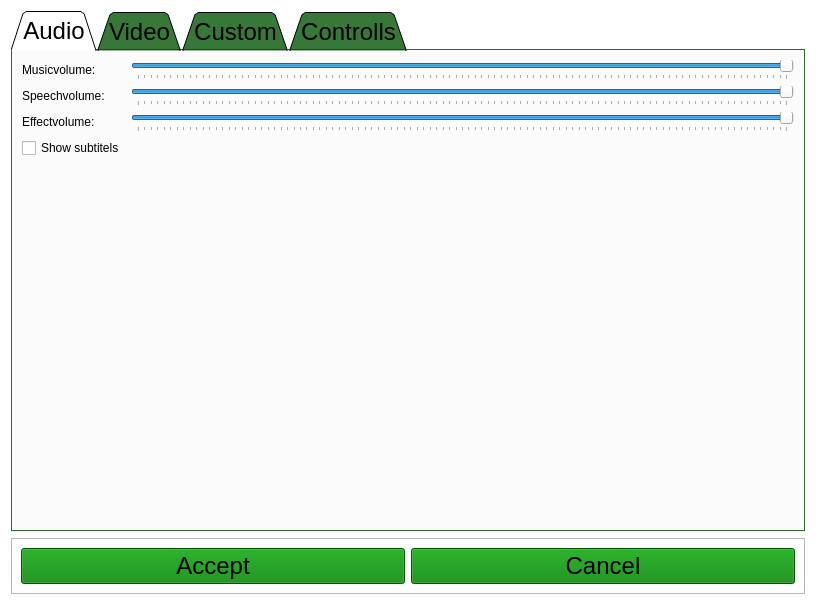
<?xml version="1.0" encoding="UTF-8"?>
<ui version="4.0">
 <class>OptionsMenu</class>
 <widget class="QWidget" name="OptionsMenu">
  <property name="geometry">
   <rect>
    <x>0</x>
    <y>0</y>
    <width>816</width>
    <height>605</height>
   </rect>
  </property>
  <property name="palette">
   <palette>
    <active>
     <colorrole role="Base">
      <brush brushstyle="SolidPattern">
       <color alpha="255">
        <red>255</red>
        <green>255</green>
        <blue>255</blue>
       </color>
      </brush>
     </colorrole>
     <colorrole role="Window">
      <brush brushstyle="SolidPattern">
       <color alpha="0">
        <red>0</red>
        <green>85</green>
        <blue>0</blue>
       </color>
      </brush>
     </colorrole>
    </active>
    <inactive>
     <colorrole role="Base">
      <brush brushstyle="SolidPattern">
       <color alpha="255">
        <red>255</red>
        <green>255</green>
        <blue>255</blue>
       </color>
      </brush>
     </colorrole>
     <colorrole role="Window">
      <brush brushstyle="SolidPattern">
       <color alpha="0">
        <red>0</red>
        <green>85</green>
        <blue>0</blue>
       </color>
      </brush>
     </colorrole>
    </inactive>
    <disabled>
     <colorrole role="Base">
      <brush brushstyle="SolidPattern">
       <color alpha="0">
        <red>0</red>
        <green>85</green>
        <blue>0</blue>
       </color>
      </brush>
     </colorrole>
     <colorrole role="Window">
      <brush brushstyle="SolidPattern">
       <color alpha="0">
        <red>0</red>
        <green>85</green>
        <blue>0</blue>
       </color>
      </brush>
     </colorrole>
    </disabled>
   </palette>
  </property>
  <property name="windowTitle">
   <string>Form</string>
  </property>
  <property name="styleSheet">
   <string notr="true">QPushButton {
	background-color: green;
}</string>
  </property>
  <layout class="QVBoxLayout" name="verticalLayout_2">
   <item>
    <widget class="QTabWidget" name="tabWidget">
     <property name="palette">
      <palette>
       <active>
        <colorrole role="Base">
         <brush brushstyle="SolidPattern">
          <color alpha="255">
           <red>0</red>
           <green>170</green>
           <blue>0</blue>
          </color>
         </brush>
        </colorrole>
        <colorrole role="Window">
         <brush brushstyle="SolidPattern">
          <color alpha="200">
           <red>0</red>
           <green>81</green>
           <blue>0</blue>
          </color>
         </brush>
        </colorrole>
        <colorrole role="HighlightedText">
         <brush brushstyle="SolidPattern">
          <color alpha="255">
           <red>255</red>
           <green>255</green>
           <blue>255</blue>
          </color>
         </brush>
        </colorrole>
       </active>
       <inactive>
        <colorrole role="Base">
         <brush brushstyle="SolidPattern">
          <color alpha="255">
           <red>0</red>
           <green>170</green>
           <blue>0</blue>
          </color>
         </brush>
        </colorrole>
        <colorrole role="Window">
         <brush brushstyle="SolidPattern">
          <color alpha="200">
           <red>0</red>
           <green>81</green>
           <blue>0</blue>
          </color>
         </brush>
        </colorrole>
        <colorrole role="HighlightedText">
         <brush brushstyle="SolidPattern">
          <color alpha="255">
           <red>255</red>
           <green>255</green>
           <blue>255</blue>
          </color>
         </brush>
        </colorrole>
       </inactive>
       <disabled>
        <colorrole role="Base">
         <brush brushstyle="SolidPattern">
          <color alpha="200">
           <red>0</red>
           <green>81</green>
           <blue>0</blue>
          </color>
         </brush>
        </colorrole>
        <colorrole role="Window">
         <brush brushstyle="SolidPattern">
          <color alpha="200">
           <red>0</red>
           <green>81</green>
           <blue>0</blue>
          </color>
         </brush>
        </colorrole>
        <colorrole role="HighlightedText">
         <brush brushstyle="SolidPattern">
          <color alpha="255">
           <red>255</red>
           <green>255</green>
           <blue>255</blue>
          </color>
         </brush>
        </colorrole>
       </disabled>
      </palette>
     </property>
     <property name="font">
      <font>
       <family>Segoe UI</family>
       <pointsize>18</pointsize>
      </font>
     </property>
     <property name="tabPosition">
      <enum>QTabWidget::North</enum>
     </property>
     <property name="tabShape">
      <enum>QTabWidget::Triangular</enum>
     </property>
     <property name="currentIndex">
      <number>0</number>
     </property>
     <property name="iconSize">
      <size>
       <width>16</width>
       <height>16</height>
      </size>
     </property>
     <widget class="QWidget" name="audioWidget">
      <property name="palette">
       <palette>
        <active>
         <colorrole role="Base">
          <brush brushstyle="SolidPattern">
           <color alpha="255">
            <red>0</red>
            <green>170</green>
            <blue>0</blue>
           </color>
          </brush>
         </colorrole>
         <colorrole role="Window">
          <brush brushstyle="SolidPattern">
           <color alpha="200">
            <red>0</red>
            <green>85</green>
            <blue>0</blue>
           </color>
          </brush>
         </colorrole>
        </active>
        <inactive>
         <colorrole role="Base">
          <brush brushstyle="SolidPattern">
           <color alpha="255">
            <red>0</red>
            <green>170</green>
            <blue>0</blue>
           </color>
          </brush>
         </colorrole>
         <colorrole role="Window">
          <brush brushstyle="SolidPattern">
           <color alpha="200">
            <red>0</red>
            <green>85</green>
            <blue>0</blue>
           </color>
          </brush>
         </colorrole>
        </inactive>
        <disabled>
         <colorrole role="Base">
          <brush brushstyle="SolidPattern">
           <color alpha="200">
            <red>0</red>
            <green>85</green>
            <blue>0</blue>
           </color>
          </brush>
         </colorrole>
         <colorrole role="Window">
          <brush brushstyle="SolidPattern">
           <color alpha="200">
            <red>0</red>
            <green>85</green>
            <blue>0</blue>
           </color>
          </brush>
         </colorrole>
        </disabled>
       </palette>
      </property>
      <attribute name="title">
       <string>Audio</string>
      </attribute>
      <layout class="QFormLayout" name="formLayout">
       <item row="0" column="0">
        <widget class="QLabel" name="label">
         <property name="text">
          <string>Musicvolume:</string>
         </property>
        </widget>
       </item>
       <item row="0" column="1">
        <widget class="QSlider" name="horizontalSlider">
         <property name="maximum">
          <number>100</number>
         </property>
         <property name="value">
          <number>100</number>
         </property>
         <property name="orientation">
          <enum>Qt::Horizontal</enum>
         </property>
         <property name="tickPosition">
          <enum>QSlider::TicksBelow</enum>
         </property>
        </widget>
       </item>
       <item row="1" column="0">
        <widget class="QLabel" name="label_2">
         <property name="text">
          <string>Speechvolume:</string>
         </property>
        </widget>
       </item>
       <item row="2" column="0">
        <widget class="QLabel" name="label_3">
         <property name="text">
          <string>Effectvolume:</string>
         </property>
        </widget>
       </item>
       <item row="1" column="1">
        <widget class="QSlider" name="horizontalSlider_2">
         <property name="maximum">
          <number>100</number>
         </property>
         <property name="value">
          <number>100</number>
         </property>
         <property name="orientation">
          <enum>Qt::Horizontal</enum>
         </property>
         <property name="tickPosition">
          <enum>QSlider::TicksBelow</enum>
         </property>
        </widget>
       </item>
       <item row="2" column="1">
        <widget class="QSlider" name="horizontalSlider_3">
         <property name="maximum">
          <number>100</number>
         </property>
         <property name="value">
          <number>100</number>
         </property>
         <property name="orientation">
          <enum>Qt::Horizontal</enum>
         </property>
         <property name="invertedControls">
          <bool>false</bool>
         </property>
         <property name="tickPosition">
          <enum>QSlider::TicksBelow</enum>
         </property>
        </widget>
       </item>
       <item row="3" column="0">
        <widget class="QCheckBox" name="checkBox">
         <property name="text">
          <string>Show subtitels</string>
         </property>
        </widget>
       </item>
      </layout>
     </widget>
     <widget class="QWidget" name="videoWidget">
      <attribute name="title">
       <string>Video</string>
      </attribute>
     </widget>
     <widget class="QWidget" name="customWidget">
      <attribute name="title">
       <string>Custom</string>
      </attribute>
      <layout class="QVBoxLayout" name="verticalLayout">
       <item>
        <widget class="QCheckBox" name="checkBox_2">
         <property name="text">
          <string>Skip intros</string>
         </property>
        </widget>
       </item>
       <item>
        <spacer name="verticalSpacer">
         <property name="orientation">
          <enum>Qt::Vertical</enum>
         </property>
         <property name="sizeHint" stdset="0">
          <size>
           <width>20</width>
           <height>40</height>
          </size>
         </property>
        </spacer>
       </item>
      </layout>
     </widget>
     <widget class="QWidget" name="controllsWidget">
      <attribute name="title">
       <string>Controlls</string>
      </attribute>
     </widget>
    </widget>
   </item>
   <item>
    <widget class="QFrame" name="frame">
     <property name="frameShape">
      <enum>QFrame::StyledPanel</enum>
     </property>
     <property name="frameShadow">
      <enum>QFrame::Raised</enum>
     </property>
     <layout class="QGridLayout" name="gridLayout">
      <item row="0" column="0">
       <widget class="QPushButton" name="okButton">
        <property name="sizePolicy">
         <sizepolicy hsizetype="Preferred" vsizetype="Preferred">
          <horstretch>0</horstretch>
          <verstretch>0</verstretch>
         </sizepolicy>
        </property>
        <property name="palette">
         <palette>
          <active>
           <colorrole role="Button">
            <brush brushstyle="SolidPattern">
             <color alpha="255">
              <red>0</red>
              <green>128</green>
              <blue>0</blue>
             </color>
            </brush>
           </colorrole>
           <colorrole role="Base">
            <brush brushstyle="SolidPattern">
             <color alpha="255">
              <red>0</red>
              <green>128</green>
              <blue>0</blue>
             </color>
            </brush>
           </colorrole>
           <colorrole role="Window">
            <brush brushstyle="SolidPattern">
             <color alpha="255">
              <red>0</red>
              <green>128</green>
              <blue>0</blue>
             </color>
            </brush>
           </colorrole>
          </active>
          <inactive>
           <colorrole role="Button">
            <brush brushstyle="SolidPattern">
             <color alpha="255">
              <red>0</red>
              <green>128</green>
              <blue>0</blue>
             </color>
            </brush>
           </colorrole>
           <colorrole role="Base">
            <brush brushstyle="SolidPattern">
             <color alpha="255">
              <red>0</red>
              <green>128</green>
              <blue>0</blue>
             </color>
            </brush>
           </colorrole>
           <colorrole role="Window">
            <brush brushstyle="SolidPattern">
             <color alpha="255">
              <red>0</red>
              <green>128</green>
              <blue>0</blue>
             </color>
            </brush>
           </colorrole>
          </inactive>
          <disabled>
           <colorrole role="Button">
            <brush brushstyle="SolidPattern">
             <color alpha="255">
              <red>0</red>
              <green>128</green>
              <blue>0</blue>
             </color>
            </brush>
           </colorrole>
           <colorrole role="Base">
            <brush brushstyle="SolidPattern">
             <color alpha="255">
              <red>0</red>
              <green>128</green>
              <blue>0</blue>
             </color>
            </brush>
           </colorrole>
           <colorrole role="Window">
            <brush brushstyle="SolidPattern">
             <color alpha="255">
              <red>0</red>
              <green>128</green>
              <blue>0</blue>
             </color>
            </brush>
           </colorrole>
          </disabled>
         </palette>
        </property>
        <property name="font">
         <font>
          <family>Segoe UI</family>
          <pointsize>18</pointsize>
         </font>
        </property>
        <property name="text">
         <string>Accept</string>
        </property>
       </widget>
      </item>
      <item row="0" column="1">
       <widget class="QPushButton" name="cancelButton">
        <property name="sizePolicy">
         <sizepolicy hsizetype="Preferred" vsizetype="Preferred">
          <horstretch>0</horstretch>
          <verstretch>0</verstretch>
         </sizepolicy>
        </property>
        <property name="palette">
         <palette>
          <active>
           <colorrole role="WindowText">
            <brush brushstyle="SolidPattern">
             <color alpha="255">
              <red>0</red>
              <green>0</green>
              <blue>0</blue>
             </color>
            </brush>
           </colorrole>
           <colorrole role="Button">
            <brush brushstyle="SolidPattern">
             <color alpha="255">
              <red>0</red>
              <green>128</green>
              <blue>0</blue>
             </color>
            </brush>
           </colorrole>
           <colorrole role="Light">
            <brush brushstyle="SolidPattern">
             <color alpha="200">
              <red>0</red>
              <green>85</green>
              <blue>0</blue>
             </color>
            </brush>
           </colorrole>
           <colorrole role="Midlight">
            <brush brushstyle="SolidPattern">
             <color alpha="200">
              <red>0</red>
              <green>85</green>
              <blue>0</blue>
             </color>
            </brush>
           </colorrole>
           <colorrole role="Dark">
            <brush brushstyle="SolidPattern">
             <color alpha="200">
              <red>0</red>
              <green>85</green>
              <blue>0</blue>
             </color>
            </brush>
           </colorrole>
           <colorrole role="Mid">
            <brush brushstyle="SolidPattern">
             <color alpha="200">
              <red>0</red>
              <green>85</green>
              <blue>0</blue>
             </color>
            </brush>
           </colorrole>
           <colorrole role="Text">
            <brush brushstyle="SolidPattern">
             <color alpha="255">
              <red>0</red>
              <green>0</green>
              <blue>0</blue>
             </color>
            </brush>
           </colorrole>
           <colorrole role="BrightText">
            <brush brushstyle="SolidPattern">
             <color alpha="200">
              <red>0</red>
              <green>85</green>
              <blue>0</blue>
             </color>
            </brush>
           </colorrole>
           <colorrole role="ButtonText">
            <brush brushstyle="SolidPattern">
             <color alpha="255">
              <red>0</red>
              <green>0</green>
              <blue>0</blue>
             </color>
            </brush>
           </colorrole>
           <colorrole role="Base">
            <brush brushstyle="SolidPattern">
             <color alpha="255">
              <red>0</red>
              <green>128</green>
              <blue>0</blue>
             </color>
            </brush>
           </colorrole>
           <colorrole role="Window">
            <brush brushstyle="SolidPattern">
             <color alpha="255">
              <red>0</red>
              <green>128</green>
              <blue>0</blue>
             </color>
            </brush>
           </colorrole>
           <colorrole role="HighlightedText">
            <brush brushstyle="SolidPattern">
             <color alpha="200">
              <red>0</red>
              <green>85</green>
              <blue>0</blue>
             </color>
            </brush>
           </colorrole>
           <colorrole role="AlternateBase">
            <brush brushstyle="SolidPattern">
             <color alpha="200">
              <red>0</red>
              <green>85</green>
              <blue>0</blue>
             </color>
            </brush>
           </colorrole>
           <colorrole role="NoRole">
            <brush brushstyle="SolidPattern">
             <color alpha="200">
              <red>0</red>
              <green>85</green>
              <blue>0</blue>
             </color>
            </brush>
           </colorrole>
           <colorrole role="ToolTipBase">
            <brush brushstyle="SolidPattern">
             <color alpha="200">
              <red>0</red>
              <green>85</green>
              <blue>0</blue>
             </color>
            </brush>
           </colorrole>
          </active>
          <inactive>
           <colorrole role="WindowText">
            <brush brushstyle="SolidPattern">
             <color alpha="255">
              <red>0</red>
              <green>0</green>
              <blue>0</blue>
             </color>
            </brush>
           </colorrole>
           <colorrole role="Button">
            <brush brushstyle="SolidPattern">
             <color alpha="255">
              <red>0</red>
              <green>128</green>
              <blue>0</blue>
             </color>
            </brush>
           </colorrole>
           <colorrole role="Light">
            <brush brushstyle="SolidPattern">
             <color alpha="200">
              <red>0</red>
              <green>85</green>
              <blue>0</blue>
             </color>
            </brush>
           </colorrole>
           <colorrole role="Midlight">
            <brush brushstyle="SolidPattern">
             <color alpha="200">
              <red>0</red>
              <green>85</green>
              <blue>0</blue>
             </color>
            </brush>
           </colorrole>
           <colorrole role="Dark">
            <brush brushstyle="SolidPattern">
             <color alpha="200">
              <red>0</red>
              <green>85</green>
              <blue>0</blue>
             </color>
            </brush>
           </colorrole>
           <colorrole role="Mid">
            <brush brushstyle="SolidPattern">
             <color alpha="200">
              <red>0</red>
              <green>85</green>
              <blue>0</blue>
             </color>
            </brush>
           </colorrole>
           <colorrole role="Text">
            <brush brushstyle="SolidPattern">
             <color alpha="255">
              <red>0</red>
              <green>0</green>
              <blue>0</blue>
             </color>
            </brush>
           </colorrole>
           <colorrole role="BrightText">
            <brush brushstyle="SolidPattern">
             <color alpha="200">
              <red>0</red>
              <green>85</green>
              <blue>0</blue>
             </color>
            </brush>
           </colorrole>
           <colorrole role="ButtonText">
            <brush brushstyle="SolidPattern">
             <color alpha="255">
              <red>0</red>
              <green>0</green>
              <blue>0</blue>
             </color>
            </brush>
           </colorrole>
           <colorrole role="Base">
            <brush brushstyle="SolidPattern">
             <color alpha="255">
              <red>0</red>
              <green>128</green>
              <blue>0</blue>
             </color>
            </brush>
           </colorrole>
           <colorrole role="Window">
            <brush brushstyle="SolidPattern">
             <color alpha="255">
              <red>0</red>
              <green>128</green>
              <blue>0</blue>
             </color>
            </brush>
           </colorrole>
           <colorrole role="HighlightedText">
            <brush brushstyle="SolidPattern">
             <color alpha="200">
              <red>0</red>
              <green>85</green>
              <blue>0</blue>
             </color>
            </brush>
           </colorrole>
           <colorrole role="AlternateBase">
            <brush brushstyle="SolidPattern">
             <color alpha="200">
              <red>0</red>
              <green>85</green>
              <blue>0</blue>
             </color>
            </brush>
           </colorrole>
           <colorrole role="NoRole">
            <brush brushstyle="SolidPattern">
             <color alpha="200">
              <red>0</red>
              <green>85</green>
              <blue>0</blue>
             </color>
            </brush>
           </colorrole>
           <colorrole role="ToolTipBase">
            <brush brushstyle="SolidPattern">
             <color alpha="200">
              <red>0</red>
              <green>85</green>
              <blue>0</blue>
             </color>
            </brush>
           </colorrole>
          </inactive>
          <disabled>
           <colorrole role="WindowText">
            <brush brushstyle="SolidPattern">
             <color alpha="200">
              <red>0</red>
              <green>85</green>
              <blue>0</blue>
             </color>
            </brush>
           </colorrole>
           <colorrole role="Button">
            <brush brushstyle="SolidPattern">
             <color alpha="255">
              <red>0</red>
              <green>128</green>
              <blue>0</blue>
             </color>
            </brush>
           </colorrole>
           <colorrole role="Light">
            <brush brushstyle="SolidPattern">
             <color alpha="200">
              <red>0</red>
              <green>85</green>
              <blue>0</blue>
             </color>
            </brush>
           </colorrole>
           <colorrole role="Midlight">
            <brush brushstyle="SolidPattern">
             <color alpha="200">
              <red>0</red>
              <green>85</green>
              <blue>0</blue>
             </color>
            </brush>
           </colorrole>
           <colorrole role="Dark">
            <brush brushstyle="SolidPattern">
             <color alpha="200">
              <red>0</red>
              <green>85</green>
              <blue>0</blue>
             </color>
            </brush>
           </colorrole>
           <colorrole role="Mid">
            <brush brushstyle="SolidPattern">
             <color alpha="200">
              <red>0</red>
              <green>85</green>
              <blue>0</blue>
             </color>
            </brush>
           </colorrole>
           <colorrole role="Text">
            <brush brushstyle="SolidPattern">
             <color alpha="200">
              <red>0</red>
              <green>85</green>
              <blue>0</blue>
             </color>
            </brush>
           </colorrole>
           <colorrole role="BrightText">
            <brush brushstyle="SolidPattern">
             <color alpha="200">
              <red>0</red>
              <green>85</green>
              <blue>0</blue>
             </color>
            </brush>
           </colorrole>
           <colorrole role="ButtonText">
            <brush brushstyle="SolidPattern">
             <color alpha="200">
              <red>0</red>
              <green>85</green>
              <blue>0</blue>
             </color>
            </brush>
           </colorrole>
           <colorrole role="Base">
            <brush brushstyle="SolidPattern">
             <color alpha="255">
              <red>0</red>
              <green>128</green>
              <blue>0</blue>
             </color>
            </brush>
           </colorrole>
           <colorrole role="Window">
            <brush brushstyle="SolidPattern">
             <color alpha="255">
              <red>0</red>
              <green>128</green>
              <blue>0</blue>
             </color>
            </brush>
           </colorrole>
           <colorrole role="HighlightedText">
            <brush brushstyle="SolidPattern">
             <color alpha="200">
              <red>0</red>
              <green>85</green>
              <blue>0</blue>
             </color>
            </brush>
           </colorrole>
           <colorrole role="AlternateBase">
            <brush brushstyle="SolidPattern">
             <color alpha="200">
              <red>0</red>
              <green>85</green>
              <blue>0</blue>
             </color>
            </brush>
           </colorrole>
           <colorrole role="NoRole">
            <brush brushstyle="SolidPattern">
             <color alpha="200">
              <red>0</red>
              <green>85</green>
              <blue>0</blue>
             </color>
            </brush>
           </colorrole>
           <colorrole role="ToolTipBase">
            <brush brushstyle="SolidPattern">
             <color alpha="200">
              <red>0</red>
              <green>85</green>
              <blue>0</blue>
             </color>
            </brush>
           </colorrole>
          </disabled>
         </palette>
        </property>
        <property name="font">
         <font>
          <family>Segoe UI</family>
          <pointsize>18</pointsize>
         </font>
        </property>
        <property name="text">
         <string>Cancel</string>
        </property>
       </widget>
      </item>
     </layout>
    </widget>
   </item>
  </layout>
 </widget>
 <resources/>
 <connections/>
</ui>
